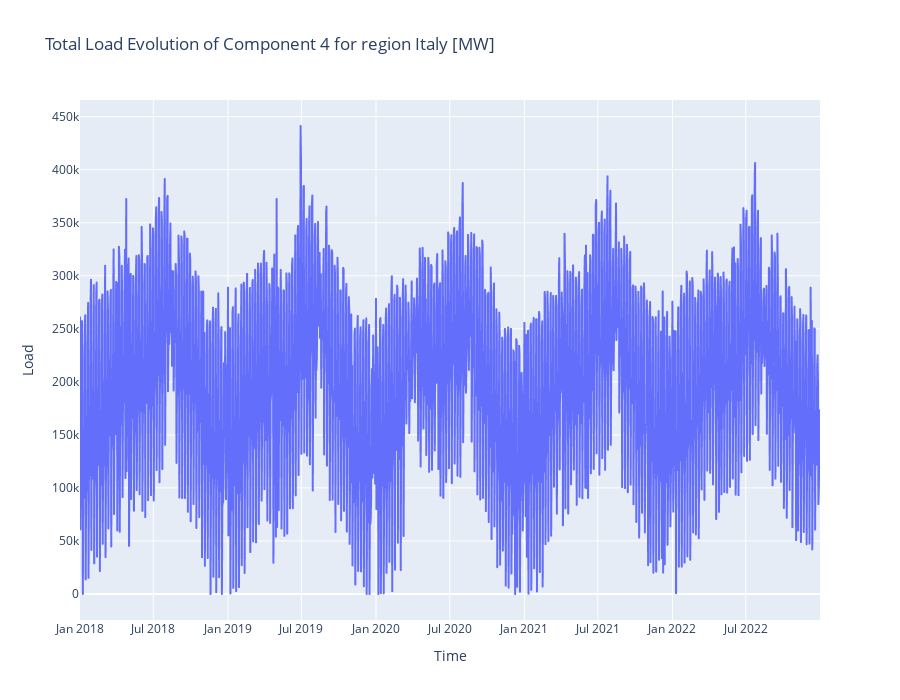

The notebook cell saved with this chart:
### Markdown cell above
# Analysis

### Code cell
component = 'Component 4'
region = 'Italy'
df_plot = day_df[day_df.region == region]

fig = px.line(
    df_plot,
    x = 'date',
    y = component,
    title = f'Total Load Evolution of {component} for region {region} [MW]',
    height = 700,
    hover_data={'date': '|%B %d, %Y', component: True, 'daytype': True}
)

fig.update_xaxes(title_text='Time')
fig.update_yaxes(title_text='Load')
fig.show()

### Figure 1 — Plotly figure (JSON) as saved in the notebook; plotly's stock layout.template omitted (floating-point values rounded to 4 significant figures; data arrays with more than 128 entries replaced by an {"elided": "..."} marker saying what was removed)
{"data": [{"customdata": {"elided": "1826x1 str values"}, "hovertemplate": "date=%{x|%B %d, %Y}<br>Component 4=%{y}<br>daytype=%{customdata[0]}<extra></extra>", "legendgroup": "", "line": {"color": "#636efa", "dash": "solid"}, "marker": {"symbol": "circle"}, "mode": "lines", "name": "", "showlegend": false, "type": "scattergl", "x": {"elided": "1826 str values"}, "xaxis": "x", "y": {"elided": "1826 float values"}, "yaxis": "y"}], "layout": {"height": 700, "legend": {"tracegroupgap": 0}, "title": {"text": "Total Load Evolution of Component 4 for region Italy [MW]"}, "xaxis": {"anchor": "y", "domain": [0, 1], "title": {"text": "Time"}}, "yaxis": {"anchor": "x", "domain": [0, 1], "title": {"text": "Load"}}}}
